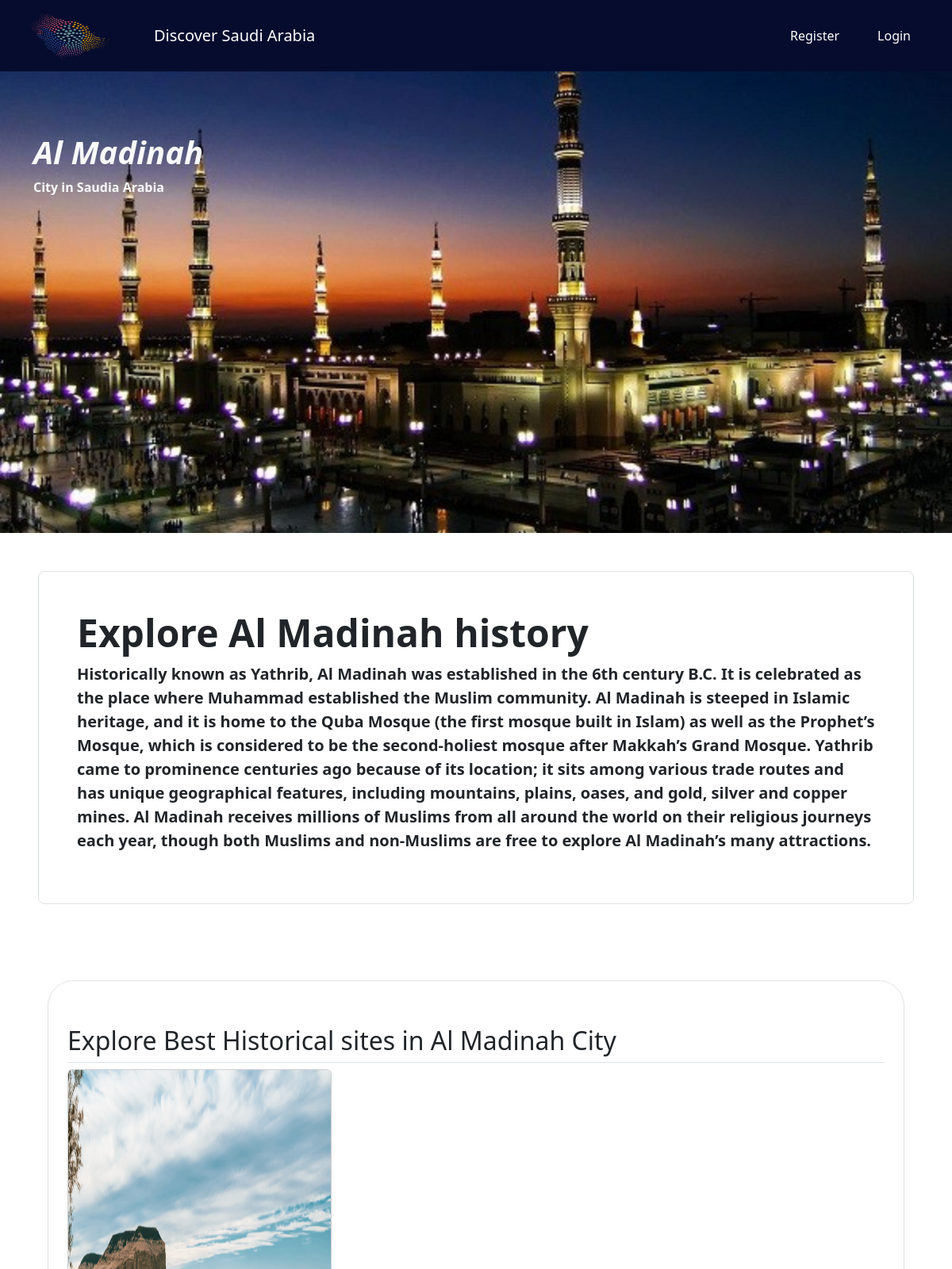
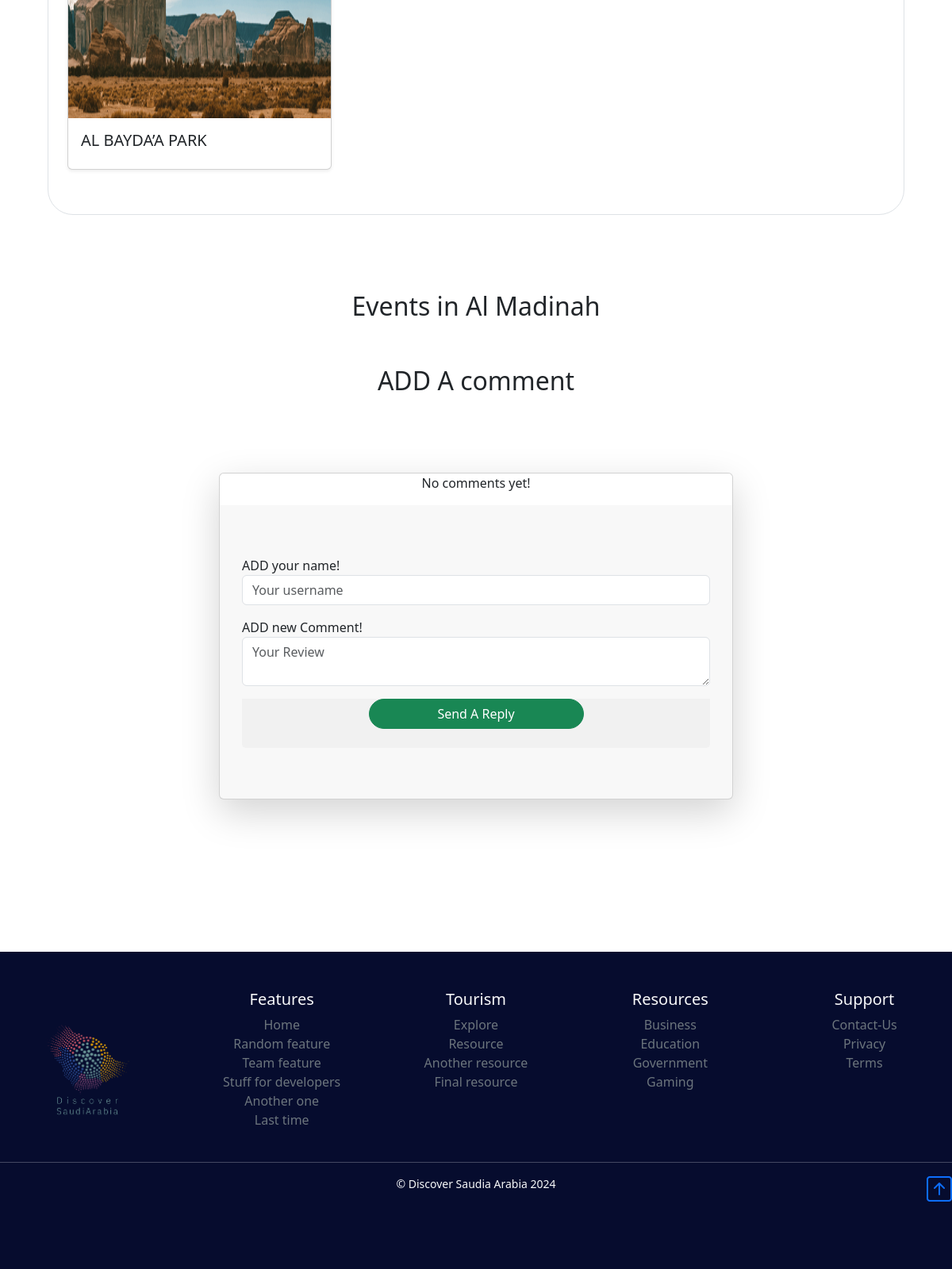
Page /destinations/al-madinah on the committed database (2 pictures, top to bottom).
### core/models.py (models this page shows, shortened)
class Destination(models.Model):
    name=models.CharField(max_length=100)
    summary=models.TextField(max_length=1000)
    published_at=models.DateTimeField( auto_now=True)
    image=models.ImageField(upload_to=destination_image_upload)
    slug=models.SlugField(blank=True,null=True)

class Site(models.Model):
    name=models.CharField(max_length=100)
    summary=models.TextField(max_length=1000)
    image=models.ImageField(upload_to=sites_image_upload)
    location=models.ImageField(upload_to=locations_image_upload)
    destination=models.ForeignKey(Destination, related_name='sites', on_delete=models.CASCADE)
    slug=models.SlugField(blank=True,null=True)
    map_link=models.URLField(max_length=250)

### core/views.py (the view, shortened to what this page needs)
# urls.py: path('destinations/<str:slug>',views.destination_detail_view,name="destination_detail_view"),
def destination_detail_view(request,slug):
    destination_detail=Destination.objects.get(slug=slug)
    site_list=Site.objects.filter(destination=destination_detail)
    event_list=Event.objects.filter(destination=destination_detail)
    context={'Destination_detail_Var':destination_detail,'Sites_list_Var':site_list,'Events_list_Var':event_list}
    return render(request,'destinations/destination_detail.html',context)

### core/templates/destinations/destination_detail.html (shortened to what this page needs)
{% extends "base.html" %}
{% load static %}
{% block content %}
<main class="text-body-dark">
    <div class=" mt-4  text-body-dark"
    style="height: 75vh; min-height: 300px; background-image: url('{{Destination_detail_Var.image.url}}'); background-size: cover; background-position: center; background-repeat: no-repeat;">
      <div class="container h-80 pt-5 ">
        <div class="row h-100 align-items-center ">
          <div class="col-12 text-left pt-5 ">
            <h1 class="fw-bold text-light "> <i>{{Destination_detail_Var.name}}</i> </h1>
            <p class=" fw-bold text-light ">City in Saudia Arabia</p>
          </div>
        </div>
      </div>
    </div>
    <div class="p-5 w-100">
      <div class="col-md-12 ">
        <div class="h-100 p-5 border rounded-3 ">
          <h2  class="display-5 fw-bold text-body-dark">Explore {{Destination_detail_Var.name}} history </h2>
          <p class="lead fw-bold ">{{Destination_detail_Var.summary}}</p>
        </div>
      </div>
    </div>
  <div class="p-5 text-body-dark ">
    <div class="container">
      <div class="album py-5 border rounded-5">
        <div class="container px-4 py-2">
          <h2 class="pb-2 border-bottom">Explore Best Historical sites in {{Destination_detail_Var.name}} City</h2>
          <div class="row row-cols-1 row-cols-sm-2 row-cols-md-3 g-3">
          {% for site in Sites_list_Var %}
            <div class="col" >
              <a href="{% url 'core:site_detail_view' site.slug %}" class="text-decoration-none">
                <div class="card shadow-sm ">
                  <img src="{{site.image.url}}" class="card-img-top" width="100%" height="400px" alt="...">
                  <div class="card-body">
                    <h5 class="card-title ">{{site.name}}</h5>
                  </div>
                </div>
              </a>
            </div>
          {% endfor %}
          </div>
        </div>
      </div>
    </div>
  </div>
  <div class="p-5 w-100 ">
    <div >
      <h2 class="text-center text-body-dark left-aligned">Events in {{Destination_detail_Var.name}}</h2>
  </div>
  <div class="p-5">
      <div>
        <h2 class="text-center text-body-dark left-aligned">ADD A comment</h2>
      </div>
        <div class="container my-5 py-5 ">
          <div class="row d-flex justify-content-center">
            <div class="col-md-12 col-lg-10 col-xl-8">
              <div class="card shadow-lg">
                {% for comment in Destination_detail_Var.comments.all %}
                <div class="card-body border-bottom">
                  <div class="d-flex flex-start align-items-center">
                      <img class="rounded-circle shadow-1-strong me-3"
                    src="{% static 'img/profile2.png' %}" alt="avatar" width="60"
                    height="60" />
                    <div>
                      <h6 class="fw-bold text-primary mb-1">{{ comment.username }}</h6>
                      <p class="text-muted small mb-0">
                        Added At - {{ comment.date_added }}
                      </p>
                    </div>
                  </div>
                  <p class="mt-3 mb-4 pb-2">
                    {{ comment.body }}.
                  </p>
                {% empty %}
                    <div class="text-center">
                        <p>No comments yet!</p>
                    </div>
                {% endfor %}
                <div class="card-footer py-3 border-0 "  >
                  <div class="d-flex flex-start w-100">
                    <div class="form-outline w-100">
                      <div class="container">
                        <div class="row my-5">
                            <div class="col-md-12">
                              <form method='POST' enctype="multipart/form-data">
                                  <label for="username">ADD your name!</label>
                                  <input type="text" name="username" class="form-control mb-3" maxlength="100" required placeholder="Your username">
                                  <label for="body">ADD new Comment!</label>
                                      <textarea name="body" class="form-control mb-3" minlength="10" maxlength="2000" required placeholder="Your Review"></textarea>
                                      <div class="card-footer p-4 pt-0 border-top-0 ">
                                          <div class="text-center">
                                              <button class="btn  mt-auto btn-success w-50 rounded-pill" type="submit" >Send A Reply</button>
                                          </div>
                                      </div>
                              </form>
                            </div>
                          </div>
                      </div>
                    </div>
                  </div>
                </div>
              </div>
            </div>
          </div>
        </div>
      </div>
  </main>
{% endblock content %}

### rows in the picture
Destination: image (picture), name "Al Madinah", summary "Historically known as Yathrib, Al Madinah was established in the 6th century B.C. It is celebrated as the place where Muhammad established the Muslim community. Al Madinah is steeped in Islamic heritage, and it is home to the Quba Mosque (the first mosque built in Islam) as well as the Prophet’s Mosque, which is considered to be the second-holiest mosque after Makkah’s Grand Mosque. Yathrib came to prominence centuries ago because of its location; it sits among various trade routes and has unique geographical features, including mountains, plains, oases, and gold, silver and copper mines. Al Madinah receives millions of Muslims from all around the world on their religious journeys each…"
Site: image (picture), name "AL BAYDA’A PARK"
